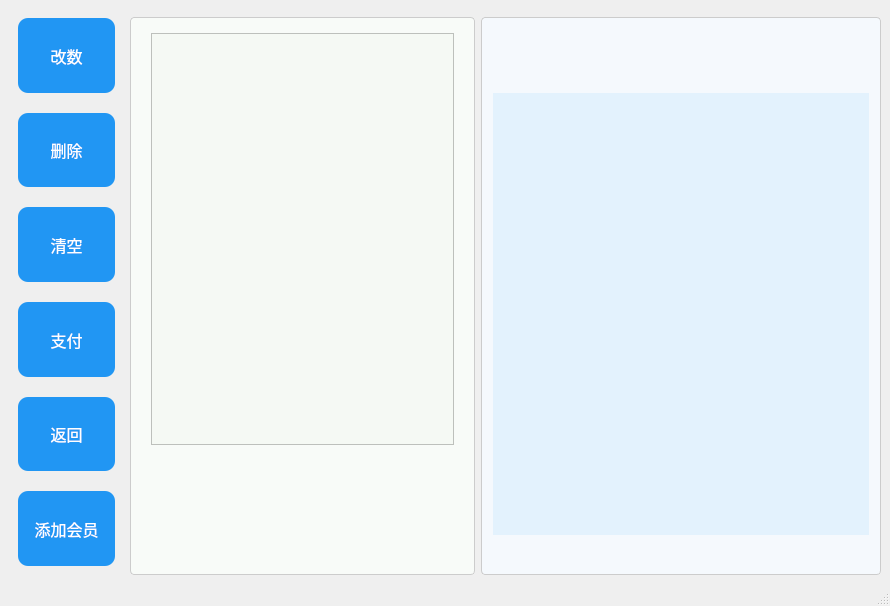
<?xml version="1.0" encoding="UTF-8"?>
<ui version="4.0">
 <class>Check_Mainwindow</class>
 <widget class="QMainWindow" name="Check_Mainwindow">
  <property name="geometry">
   <rect>
    <x>0</x>
    <y>0</y>
    <width>890</width>
    <height>606</height>
   </rect>
  </property>
  <property name="sizePolicy">
   <sizepolicy hsizetype="Preferred" vsizetype="Preferred">
    <horstretch>0</horstretch>
    <verstretch>0</verstretch>
   </sizepolicy>
  </property>
  <property name="windowTitle">
   <string>MainWindow</string>
  </property>
  <widget class="QWidget" name="centralwidget">
   <layout class="QHBoxLayout" name="horizontalLayout_3" stretch="1,3,3">
    <item>
     <widget class="QWidget" name="leftWidget" native="true">
      <property name="sizePolicy">
       <sizepolicy hsizetype="Expanding" vsizetype="Expanding">
        <horstretch>0</horstretch>
        <verstretch>0</verstretch>
       </sizepolicy>
      </property>
      <property name="baseSize">
       <size>
        <width>0</width>
        <height>0</height>
       </size>
      </property>
      <layout class="QVBoxLayout" name="verticalLayout_3" stretch="1,1,1,1,1,1">
       <property name="spacing">
        <number>20</number>
       </property>
       <property name="topMargin">
        <number>9</number>
       </property>
       <item>
        <widget class="QPushButton" name="changebtn">
         <property name="sizePolicy">
          <sizepolicy hsizetype="Minimum" vsizetype="Minimum">
           <horstretch>0</horstretch>
           <verstretch>0</verstretch>
          </sizepolicy>
         </property>
         <property name="font">
          <font>
           <family>微软雅黑</family>
           <pointsize>12</pointsize>
          </font>
         </property>
         <property name="styleSheet">
          <string notr="true">QPushButton {
    background-color: #2196F3;  /* 蓝色背景 */
    border-radius: 10px;        /* 10px圆角 */
    color: white;               /* 白色文字 */
    padding: 6px;               /* 内边距 */
}

QPushButton:hover {
    background-color: #0b7dda;  /* 悬停时颜色变深 */
}

QPushButton:pressed {
    background-color: #005daa;  /* 点击时颜色更深 */
}</string>
         </property>
         <property name="text">
          <string>改数</string>
         </property>
        </widget>
       </item>
       <item>
        <widget class="QPushButton" name="deletebtn">
         <property name="sizePolicy">
          <sizepolicy hsizetype="Minimum" vsizetype="Minimum">
           <horstretch>0</horstretch>
           <verstretch>0</verstretch>
          </sizepolicy>
         </property>
         <property name="font">
          <font>
           <family>微软雅黑</family>
           <pointsize>12</pointsize>
          </font>
         </property>
         <property name="styleSheet">
          <string notr="true">QPushButton {
    background-color: #2196F3;  /* 蓝色背景 */
    border-radius: 10px;        /* 10px圆角 */
    color: white;               /* 白色文字 */
    padding: 6px;               /* 内边距 */
}

QPushButton:hover {
    background-color: #0b7dda;  /* 悬停时颜色变深 */
}

QPushButton:pressed {
    background-color: #005daa;  /* 点击时颜色更深 */
}</string>
         </property>
         <property name="text">
          <string>删除</string>
         </property>
        </widget>
       </item>
       <item>
        <widget class="QPushButton" name="clearbtn">
         <property name="sizePolicy">
          <sizepolicy hsizetype="Minimum" vsizetype="Minimum">
           <horstretch>0</horstretch>
           <verstretch>0</verstretch>
          </sizepolicy>
         </property>
         <property name="font">
          <font>
           <family>微软雅黑</family>
           <pointsize>12</pointsize>
          </font>
         </property>
         <property name="styleSheet">
          <string notr="true">QPushButton {
    background-color: #2196F3;  /* 蓝色背景 */
    border-radius: 10px;        /* 10px圆角 */
    color: white;               /* 白色文字 */
    padding: 6px;               /* 内边距 */
}

QPushButton:hover {
    background-color: #0b7dda;  /* 悬停时颜色变深 */
}

QPushButton:pressed {
    background-color: #005daa;  /* 点击时颜色更深 */
}</string>
         </property>
         <property name="text">
          <string>清空</string>
         </property>
        </widget>
       </item>
       <item>
        <widget class="QPushButton" name="paybtn">
         <property name="sizePolicy">
          <sizepolicy hsizetype="Minimum" vsizetype="Minimum">
           <horstretch>0</horstretch>
           <verstretch>0</verstretch>
          </sizepolicy>
         </property>
         <property name="font">
          <font>
           <family>微软雅黑</family>
           <pointsize>12</pointsize>
          </font>
         </property>
         <property name="styleSheet">
          <string notr="true">QPushButton {
    background-color: #2196F3;  /* 蓝色背景 */
    border-radius: 10px;        /* 10px圆角 */
    color: white;               /* 白色文字 */
    padding: 6px;               /* 内边距 */
}

QPushButton:hover {
    background-color: #0b7dda;  /* 悬停时颜色变深 */
}

QPushButton:pressed {
    background-color: #005daa;  /* 点击时颜色更深 */
}</string>
         </property>
         <property name="text">
          <string>支付</string>
         </property>
        </widget>
       </item>
       <item>
        <widget class="QPushButton" name="backbtn">
         <property name="sizePolicy">
          <sizepolicy hsizetype="Minimum" vsizetype="Minimum">
           <horstretch>0</horstretch>
           <verstretch>0</verstretch>
          </sizepolicy>
         </property>
         <property name="font">
          <font>
           <family>微软雅黑</family>
           <pointsize>12</pointsize>
          </font>
         </property>
         <property name="styleSheet">
          <string notr="true">QPushButton {
    background-color: #2196F3;  /* 蓝色背景 */
    border-radius: 10px;        /* 10px圆角 */
    color: white;               /* 白色文字 */
    padding: 6px;               /* 内边距 */
}

QPushButton:hover {
    background-color: #0b7dda;  /* 悬停时颜色变深 */
}

QPushButton:pressed {
    background-color: #005daa;  /* 点击时颜色更深 */
}</string>
         </property>
         <property name="text">
          <string>返回</string>
         </property>
        </widget>
       </item>
       <item>
        <widget class="QPushButton" name="addmemberbtn">
         <property name="sizePolicy">
          <sizepolicy hsizetype="Minimum" vsizetype="Minimum">
           <horstretch>0</horstretch>
           <verstretch>0</verstretch>
          </sizepolicy>
         </property>
         <property name="font">
          <font>
           <family>微软雅黑</family>
           <pointsize>12</pointsize>
          </font>
         </property>
         <property name="styleSheet">
          <string notr="true">QPushButton {
    background-color: #2196F3;  /* 蓝色背景 */
    border-radius: 10px;        /* 10px圆角 */
    color: white;               /* 白色文字 */
    padding: 6px;               /* 内边距 */
}

QPushButton:hover {
    background-color: #0b7dda;  /* 悬停时颜色变深 */
}

QPushButton:pressed {
    background-color: #005daa;  /* 点击时颜色更深 */
}</string>
         </property>
         <property name="text">
          <string>添加会员</string>
         </property>
        </widget>
       </item>
      </layout>
     </widget>
    </item>
    <item>
     <widget class="QGroupBox" name="CartgroupBox">
      <property name="sizePolicy">
       <sizepolicy hsizetype="Expanding" vsizetype="Expanding">
        <horstretch>0</horstretch>
        <verstretch>0</verstretch>
       </sizepolicy>
      </property>
      <property name="styleSheet">
       <string notr="true">/* 购物车分组框样式 - 浅绿色系（与购物车表格风格呼应） */
QGroupBox#CartgroupBox {
    border: 1px solid #CCCCCC;
    border-radius: 4px;
    margin-top: 8px;
    background-color: #F8FBF8; /* 极浅的绿色背景，与购物车表格的浅绿风格协调 */
}</string>
      </property>
      <property name="title">
       <string/>
      </property>
      <layout class="QVBoxLayout" name="verticalLayout_4">
       <item>
        <widget class="QWidget" name="cartWidget" native="true">
         <property name="styleSheet">
          <string notr="true"/>
         </property>
         <layout class="QVBoxLayout" name="verticalLayout_2" stretch="4,1">
          <item>
           <widget class="QTableView" name="cartlistView">
            <property name="styleSheet">
             <string notr="true">/* 购物车表格整体样式 */
QTableView#cartlistView {
    background-color: #F5F9F4; 
    gridline-color: #DCE4E2; 
    selection-background-color: #C8E6C9; 
    selection-color: #000000; 
    outline: none; 
    /* 确保所有单元格都有背景色 */
    alternate-background-color: #F5F9F4;
}

/* 表头样式 */
QTableView#cartlistView QHeaderView::section {
    background-color: #E8F5E9; 
    color: #333333;
    font-weight: bold;
    border: 1px solid #DDDDDD; 
    padding: 4px;
    /* 确保表头第一列样式一致 */
    border-radius: 0;
}

/* 表格单元格样式 - 所有行和列 */
QTableView#cartlistView::item {
    background-color: #F5F9F4 !important; /* 强制所有单元格使用此背景色 */
    padding: 6px; 
    border: none; 
}

/* 选中行的单元格样式 */
QTableView#cartlistView::item:selected {
    background-color: #C8E6C9 !important; /* 强制选中行使用此背景色 */
    border: none; 
    outline: none; 
}

/* 特别处理第一列，确保其样式一致 */
QTableView#cartlistView::item:column(0) {
    background-color: #F5F9F4 !important; /* 确保第一列所有单元格使用此背景色 */
}</string>
            </property>
            <property name="editTriggers">
             <set>QAbstractItemView::EditTrigger::NoEditTriggers</set>
            </property>
            <property name="selectionBehavior">
             <enum>QAbstractItemView::SelectionBehavior::SelectRows</enum>
            </property>
            <attribute name="horizontalHeaderVisible">
             <bool>false</bool>
            </attribute>
            <attribute name="horizontalHeaderDefaultSectionSize">
             <number>57</number>
            </attribute>
           </widget>
          </item>
          <item>
           <layout class="QHBoxLayout" name="horizontalLayout">
            <item>
             <widget class="QLabel" name="totalLabel">
              <property name="font">
               <font>
                <family>微软雅黑</family>
                <pointsize>16</pointsize>
                <bold>true</bold>
               </font>
              </property>
              <property name="styleSheet">
               <string notr="true">#totalLabel {
    color: #1B5E20;  /* 主色调的深色，突出金额 */
    font-size: 20px;
    font-weight: bold;
}</string>
              </property>
              <property name="text">
               <string/>
              </property>
             </widget>
            </item>
           </layout>
          </item>
         </layout>
        </widget>
       </item>
      </layout>
     </widget>
    </item>
    <item>
     <widget class="QGroupBox" name="productgroupBox">
      <property name="sizePolicy">
       <sizepolicy hsizetype="Expanding" vsizetype="Expanding">
        <horstretch>0</horstretch>
        <verstretch>0</verstretch>
       </sizepolicy>
      </property>
      <property name="minimumSize">
       <size>
        <width>400</width>
        <height>0</height>
       </size>
      </property>
      <property name="autoFillBackground">
       <bool>false</bool>
      </property>
      <property name="styleSheet">
       <string notr="true">/* 商品区分组框样式 - 浅蓝色系（与商品列表风格呼应） */
QGroupBox#productgroupBox {
    border: 1px solid #CCCCCC;
    border-radius: 4px;
    margin-top: 8px;
    background-color: #F5F9FD; /* 极浅的蓝色背景，与商品列表的蓝色风格协调 */
}</string>
      </property>
      <property name="title">
       <string/>
      </property>
      <layout class="QVBoxLayout" name="verticalLayout" stretch="1,7,0">
       <item>
        <widget class="QWidget" name="categoryWidget" native="true">
         <property name="sizePolicy">
          <sizepolicy hsizetype="Expanding" vsizetype="Expanding">
           <horstretch>0</horstretch>
           <verstretch>0</verstretch>
          </sizepolicy>
         </property>
         <layout class="QHBoxLayout" name="categoryButtonsLayout"/>
        </widget>
       </item>
       <item>
        <widget class="QListWidget" name="productlistWidget">
         <property name="sizePolicy">
          <sizepolicy hsizetype="Expanding" vsizetype="Expanding">
           <horstretch>0</horstretch>
           <verstretch>0</verstretch>
          </sizepolicy>
         </property>
         <property name="styleSheet">
          <string notr="true">/* 商品浏览区整体样式（浅蓝底色） */
QListWidget#productlistWidget {
    background-color: #E3F2FD;  /* 最浅的蓝色背景（列表底色） */
    border: none;
    padding: 0;
    margin: 0px;
    outline: none;
}

/* 单个商品格样式（比列表深一度的蓝色） */
QListWidget#productlistWidget::item {
    background-color: #BBDEFB;  /* 商品底色（比列表深，比文字浅） */
    border-radius: 4px;
    padding: 15px 5px;
    min-width: 120px;
    min-height: 140px;
    text-align: center;
    font-family: &quot;微软雅黑&quot;;
    font-size: 16px;
    color: #1565C0;  /* 深蓝色文字（最深，确保清晰） */
    margin: 0px;
    border: 1px solid transparent;
}

/* 鼠标悬停效果（更深的蓝色） */
QListWidget#productlistWidget::item:hover {
    background-color: #90CAF9;  /* 悬停时比商品底色深 */
    border-color: #64B5F6;
}

/* 选中效果（最深的蓝色，突出选中状态） */
QListWidget#productlistWidget::item:selected {
    background-color: #64B5F6;  /* 选中时比悬停更深 */
    color: #0D47A1;  /* 选中时文字颜色加深，保持对比度 */
    border-color: #42A5F5;
    outline: none;
}

/* 禁用焦点指示器 */
QListWidget#productlistWidget::item:focus {
    outline: none;
    border-color: #42A5F5;
}</string>
         </property>
         <property name="textElideMode">
          <enum>Qt::TextElideMode::ElideNone</enum>
         </property>
         <property name="resizeMode">
          <enum>QListView::ResizeMode::Adjust</enum>
         </property>
         <property name="gridSize">
          <size>
           <width>96</width>
           <height>96</height>
          </size>
         </property>
         <property name="viewMode">
          <enum>QListView::ViewMode::IconMode</enum>
         </property>
         <property name="uniformItemSizes">
          <bool>true</bool>
         </property>
         <property name="wordWrap">
          <bool>true</bool>
         </property>
        </widget>
       </item>
       <item>
        <layout class="QHBoxLayout" name="horizontalLayout_7">
         <item>
          <spacer name="horizontalSpacer">
           <property name="orientation">
            <enum>Qt::Orientation::Horizontal</enum>
           </property>
           <property name="sizeHint" stdset="0">
            <size>
             <width>40</width>
             <height>20</height>
            </size>
           </property>
          </spacer>
         </item>
         <item>
          <widget class="QPushButton" name="historyBtn">
           <property name="toolTip">
            <string>历史记录</string>
           </property>
           <property name="icon">
            <iconset resource="../../Icon.qrc">
             <normaloff>:/LogIn/icon/LogIn/history.png</normaloff>:/LogIn/icon/LogIn/history.png</iconset>
           </property>
           <property name="flat">
            <bool>true</bool>
           </property>
          </widget>
         </item>
        </layout>
       </item>
      </layout>
     </widget>
    </item>
   </layout>
   <zorder>productgroupBox</zorder>
   <zorder>CartgroupBox</zorder>
   <zorder>leftWidget</zorder>
  </widget>
  <widget class="QMenuBar" name="menubar">
   <property name="geometry">
    <rect>
     <x>0</x>
     <y>0</y>
     <width>890</width>
     <height>22</height>
    </rect>
   </property>
  </widget>
  <widget class="QStatusBar" name="statusbar"/>
 </widget>
 <resources>
  <include location="../../Icon.qrc"/>
 </resources>
 <connections/>
</ui>
